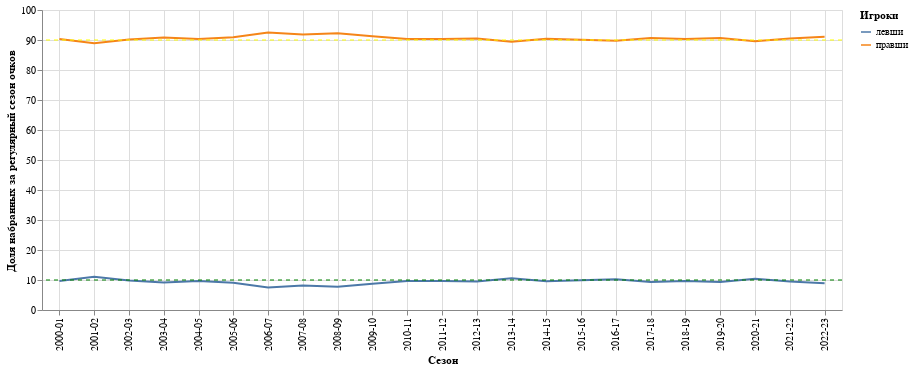

The cell this chart's notebook holds for it:
### Code cell
color_labels = {'l': 'левши', 'r': 'правши'}
stats_by_season['hand_text'] = stats_by_season.hand.map(color_labels)
chart = alt.Chart(stats_by_season).mark_line().encode(
    x=alt.X('SEASON_ID:N', title='Сезон',
                         axis=alt.Axis(grid=True)),
    y=alt.Y('PTS_pct', title='Доля набранных за регулярный сезон очков'),
    color=alt.Color('hand_text', title='Игроки')
).properties(
    width=800,
    height=300
)

chart = chart + alt.Chart(pd.DataFrame({'y': [10]})).mark_rule(strokeDash=[4, 4], color='green').encode(
    y='y'
)
chart = chart + alt.Chart(pd.DataFrame({'y': [90]})).mark_rule(strokeDash=[4, 4], color='yellow').encode(
    y='y'
)
chart

### Figure 1 — Vega-Lite specification as saved in the notebook (floating-point values rounded to 4 significant figures)
{"config": {"view": {"continuousWidth": 300, "continuousHeight": 300}}, "layer": [{"data": {"name": "data-5a50fccb932e2b35dde7dc9a5147b5f7"}, "mark": {"type": "line"}, "encoding": {"color": {"field": "hand_text", "title": "Игроки", "type": "nominal"}, "x": {"axis": {"grid": true}, "field": "SEASON_ID", "title": "Сезон", "type": "nominal"}, "y": {"field": "PTS_pct", "title": "Доля набранных за регулярный сезон очков", "type": "quantitative"}}}, {"data": {"name": "data-f7fdb6d6dff282c0e5cdfe765ee63692"}, "mark": {"type": "rule", "color": "green", "strokeDash": [4, 4]}, "encoding": {"y": {"field": "y", "type": "quantitative"}}}, {"data": {"name": "data-f89f1844fad8d7f9d86599ef06bd182d"}, "mark": {"type": "rule", "color": "yellow", "strokeDash": [4, 4]}, "encoding": {"y": {"field": "y", "type": "quantitative"}}}], "height": 300, "width": 800, "$schema": "https://vega.github.io/schema/vega-lite/v5.8.0.json", "datasets": {"data-5a50fccb932e2b35dde7dc9a5147b5f7": [{"SEASON_ID": "2000-01", "hand": "l", "PTS": 21810.0, "REB": 9686.0, "AST": 5538.0, "PTS_pct": 9.674, "REB_pct": 9.591, "AST_pct": 10.69, "hand_text": "левши"}, {"SEASON_ID": "2000-01", "hand": "r", "PTS": 203600.0, "REB": 91300.0, "AST": 46250.0, "PTS_pct": 90.33, "REB_pct": 90.41, "AST_pct": 89.31, "hand_text": "правши"}, {"SEASON_ID": "2001-02", "hand": "l", "PTS": 25080.0, "REB": 10230.0, "AST": 6281.0, "PTS_pct": 11.04, "REB_pct": 10.14, "AST_pct": 12.05, "hand_text": "левши"}, {"SEASON_ID": "2001-02", "hand": "r", "PTS": 202000.0, "REB": 90600.0, "AST": 45850.0, "PTS_pct": 88.96, "REB_pct": 89.86, "AST_pct": 87.95, "hand_text": "правши"}, {"SEASON_ID": "2002-03", "hand": "l", "PTS": 22200.0, "REB": 10050.0, "AST": 5276.0, "PTS_pct": 9.821, "REB_pct": 9.989, "AST_pct": 10.32, "hand_text": "левши"}, {"SEASON_ID": "2002-03", "hand": "r", "PTS": 203900.0, "REB": 90560.0, "AST": 45860.0, "PTS_pct": 90.18, "REB_pct": 90.01, "AST_pct": 89.68, "hand_text": "правши"}, {"SEASON_ID": "2003-04", "hand": "l", "PTS": 20280.0, "REB": 8445.0, "AST": 4658.0, "PTS_pct": 9.13, "REB_pct": 8.415, "AST_pct": 9.195, "hand_text": "левши"}, {"SEASON_ID": "2003-04", "hand": "r", "PTS": 201800.0, "REB": 91920.0, "AST": 46000.0, "PTS_pct": 90.87, "REB_pct": 91.59, "AST_pct": 90.81, "hand_text": "правши"}, {"SEASON_ID": "2004-05", "hand": "l", "PTS": 23160.0, "REB": 9119.0, "AST": 4920.0, "PTS_pct": 9.688, "REB_pct": 8.856, "AST_pct": 9.4, "hand_text": "левши"}, {"SEASON_ID": "2004-05", "hand": "r", "PTS": 215900.0, "REB": 93850.0, "AST": 47420.0, "PTS_pct": 90.31, "REB_pct": 91.14, "AST_pct": 90.6, "hand_text": "правши"}, {"SEASON_ID": "2005-06", "hand": "l", "PTS": 21640.0, "REB": 8744.0, "AST": 4319.0, "PTS_pct": 9.068, "REB_pct": 8.679, "AST_pct": 8.517, "hand_text": "левши"}, {"SEASON_ID": "2005-06", "hand": "r", "PTS": 217000.0, "REB": 92010.0, "AST": 46390.0, "PTS_pct": 90.93, "REB_pct": 91.32, "AST_pct": 91.48, "hand_text": "правши"}, {"SEASON_ID": "2006-07", "hand": "l", "PTS": 18210.0, "REB": 7732.0, "AST": 3711.0, "PTS_pct": 7.497, "REB_pct": 7.656, "AST_pct": 7.087, "hand_text": "левши"}, {"SEASON_ID": "2006-07", "hand": "r", "PTS": 224700.0, "REB": 93260.0, "AST": 48650.0, "PTS_pct": 92.5, "REB_pct": 92.34, "AST_pct": 92.91, "hand_text": "правши"}, {"SEASON_ID": "2007-08", "hand": "l", "PTS": 20060.0, "REB": 8874.0, "AST": 4091.0, "PTS_pct": 8.16, "REB_pct": 8.593, "AST_pct": 7.646, "hand_text": "левши"}, {"SEASON_ID": "2007-08", "hand": "r", "PTS": 225800.0, "REB": 94400.0, "AST": 49420.0, "PTS_pct": 91.84, "REB_pct": 91.41, "AST_pct": 92.35, "hand_text": "правши"}, {"SEASON_ID": "2008-09", "hand": "l", "PTS": 19000.0, "REB": 9171.0, "AST": 3506.0, "PTS_pct": 7.729, "REB_pct": 9.028, "AST_pct": 6.794, "hand_text": "левши"}, {"SEASON_ID": "2008-09", "hand": "r", "PTS": 226900.0, "REB": 92420.0, "AST": 48100.0, "PTS_pct": 92.27, "REB_pct": 90.97, "AST_pct": 93.21, "hand_text": "правши"}, {"SEASON_ID": "2009-10", "hand": "l", "PTS": 21570.0, "REB": 9733.0, "AST": 4823.0, "PTS_pct": 8.728, "REB_pct": 9.483, "AST_pct": 9.229, "hand_text": "левши"}, {"SEASON_ID": "2009-10", "hand": "r", "PTS": 225500.0, "REB": 92910.0, "AST": 47440.0, "PTS_pct": 91.27, "REB_pct": 90.52, "AST_pct": 90.77, "hand_text": "правши"}, {"SEASON_ID": "2010-11", "hand": "l", "PTS": 23760.0, "REB": 10870.0, "AST": 4862.0, "PTS_pct": 9.704, "REB_pct": 10.67, "AST_pct": 9.193, "hand_text": "левши"}, {"SEASON_ID": "2010-11", "hand": "r", "PTS": 221100.0, "REB": 90950.0, "AST": 48020.0, "PTS_pct": 90.3, "REB_pct": 89.33, "AST_pct": 90.81, "hand_text": "правши"}, {"SEASON_ID": "2011-12", "hand": "l", "PTS": 18420.0, "REB": 8193.0, "AST": 3988.0, "PTS_pct": 9.667, "REB_pct": 9.81, "AST_pct": 9.602, "hand_text": "левши"}, {"SEASON_ID": "2011-12", "hand": "r", "PTS": 172200.0, "REB": 75320.0, "AST": 37540.0, "PTS_pct": 90.33, "REB_pct": 90.19, "AST_pct": 90.4, "hand_text": "правши"}, {"SEASON_ID": "2012-13", "hand": "l", "PTS": 22840.0, "REB": 10120.0, "AST": 5420.0, "PTS_pct": 9.469, "REB_pct": 9.772, "AST_pct": 9.96, "hand_text": "левши"}, {"SEASON_ID": "2012-13", "hand": "r", "PTS": 218400.0, "REB": 93450.0, "AST": 49000.0, "PTS_pct": 90.53, "REB_pct": 90.23, "AST_pct": 90.04, "hand_text": "правши"}, {"SEASON_ID": "2013-14", "hand": "l", "PTS": 26210.0, "REB": 10510.0, "AST": 5904.0, "PTS_pct": 10.55, "REB_pct": 9.998, "AST_pct": 10.91, "hand_text": "левши"}, {"SEASON_ID": "2013-14", "hand": "r", "PTS": 222300.0, "REB": 94650.0, "AST": 48230.0, "PTS_pct": 89.45, "REB_pct": 90.0, "AST_pct": 89.09, "hand_text": "правши"}, {"SEASON_ID": "2014-15", "hand": "l", "PTS": 23520.0, "REB": 10360.0, "AST": 4944.0, "PTS_pct": 9.562, "REB_pct": 9.724, "AST_pct": 9.121, "hand_text": "левши"}, {"SEASON_ID": "2014-15", "hand": "r", "PTS": 222500.0, "REB": 96150.0, "AST": 49260.0, "PTS_pct": 90.44, "REB_pct": 90.28, "AST_pct": 90.88, "hand_text": "правши"}, {"SEASON_ID": "2015-16", "hand": "l", "PTS": 25150.0, "REB": 11620.0, "AST": 5530.0, "PTS_pct": 9.956, "REB_pct": 10.8, "AST_pct": 10.09, "hand_text": "левши"}, {"SEASON_ID": "2015-16", "hand": "r", "PTS": 227400.0, "REB": 96020.0, "AST": 49300.0, "PTS_pct": 90.04, "REB_pct": 89.2, "AST_pct": 89.91, "hand_text": "правши"}, {"SEASON_ID": "2016-17", "hand": "l", "PTS": 26650.0, "REB": 11180.0, "AST": 6246.0, "PTS_pct": 10.26, "REB_pct": 10.45, "AST_pct": 11.22, "hand_text": "левши"}, {"SEASON_ID": "2016-17", "hand": "r", "PTS": 233100.0, "REB": 95860.0, "AST": 49410.0, "PTS_pct": 89.74, "REB_pct": 89.55, "AST_pct": 88.78, "hand_text": "правши"}, {"SEASON_ID": "2017-18", "hand": "l", "PTS": 24480.0, "REB": 10640.0, "AST": 5808.0, "PTS_pct": 9.357, "REB_pct": 9.936, "AST_pct": 10.16, "hand_text": "левши"}, {"SEASON_ID": "2017-18", "hand": "r", "PTS": 237100.0, "REB": 96410.0, "AST": 51360.0, "PTS_pct": 90.64, "REB_pct": 90.06, "AST_pct": 89.84, "hand_text": "правши"}, {"SEASON_ID": "2018-19", "hand": "l", "PTS": 26440.0, "REB": 10670.0, "AST": 6632.0, "PTS_pct": 9.663, "REB_pct": 9.606, "AST_pct": 10.97, "hand_text": "левши"}, {"SEASON_ID": "2018-19", "hand": "r", "PTS": 247100.0, "REB": 100400.0, "AST": 53850.0, "PTS_pct": 90.34, "REB_pct": 90.39, "AST_pct": 89.03, "hand_text": "правши"}, {"SEASON_ID": "2019-20", "hand": "l", "PTS": 22150.0, "REB": 8526.0, "AST": 5472.0, "PTS_pct": 9.356, "REB_pct": 8.979, "AST_pct": 10.59, "hand_text": "левши"}, {"SEASON_ID": "2019-20", "hand": "r", "PTS": 214600.0, "REB": 86430.0, "AST": 46180.0, "PTS_pct": 90.64, "REB_pct": 91.02, "AST_pct": 89.41, "hand_text": "правши"}, {"SEASON_ID": "2020-21", "hand": "l", "PTS": 25170.0, "REB": 10420.0, "AST": 6501.0, "PTS_pct": 10.39, "REB_pct": 10.89, "AST_pct": 12.13, "hand_text": "левши"}, {"SEASON_ID": "2020-21", "hand": "r", "PTS": 217000.0, "REB": 85260.0, "AST": 47080.0, "PTS_pct": 89.61, "REB_pct": 89.11, "AST_pct": 87.87, "hand_text": "правши"}, {"SEASON_ID": "2021-22", "hand": "l", "PTS": 25780.0, "REB": 11100.0, "AST": 6784.0, "PTS_pct": 9.475, "REB_pct": 10.15, "AST_pct": 11.19, "hand_text": "левши"}, {"SEASON_ID": "2021-22", "hand": "r", "PTS": 246300.0, "REB": 98250.0, "AST": 53850.0, "PTS_pct": 90.52, "REB_pct": 89.85, "AST_pct": 88.81, "hand_text": "правши"}, {"SEASON_ID": "2022-23", "hand": "l", "PTS": 25110.0, "REB": 10240.0, "AST": 6977.0, "PTS_pct": 8.902, "REB_pct": 9.583, "AST_pct": 11.21, "hand_text": "левши"}, {"SEASON_ID": "2022-23", "hand": "r", "PTS": 256900.0, "REB": 96580.0, "AST": 55270.0, "PTS_pct": 91.1, "REB_pct": 90.42, "AST_pct": 88.79, "hand_text": "правши"}], "data-f7fdb6d6dff282c0e5cdfe765ee63692": [{"y": 10}], "data-f89f1844fad8d7f9d86599ef06bd182d": [{"y": 90}]}}
